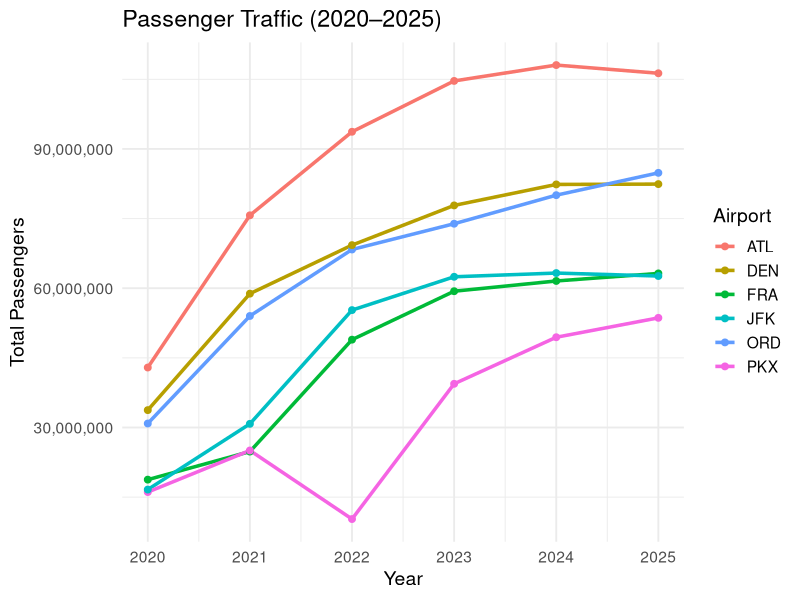
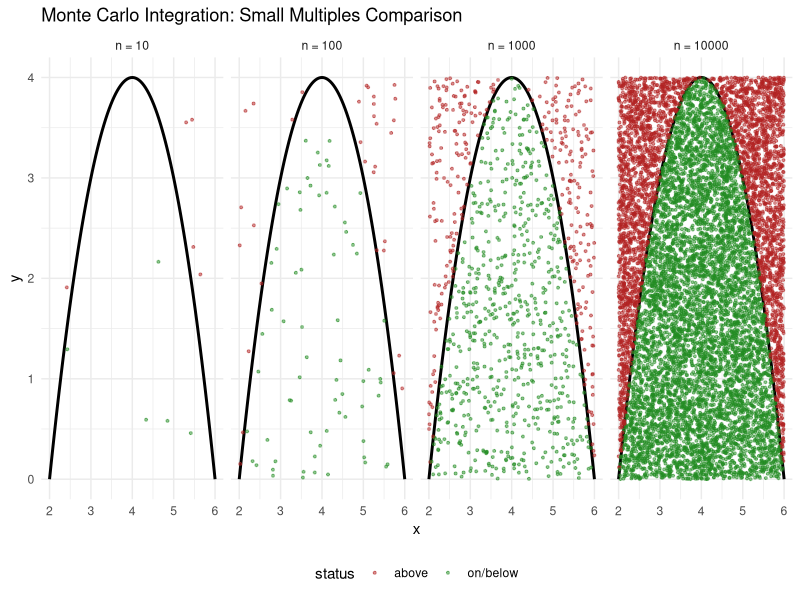
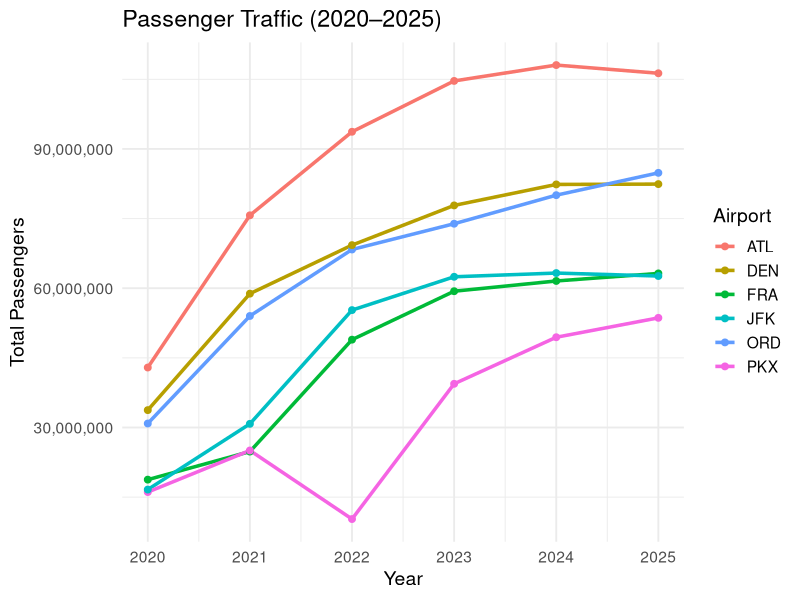
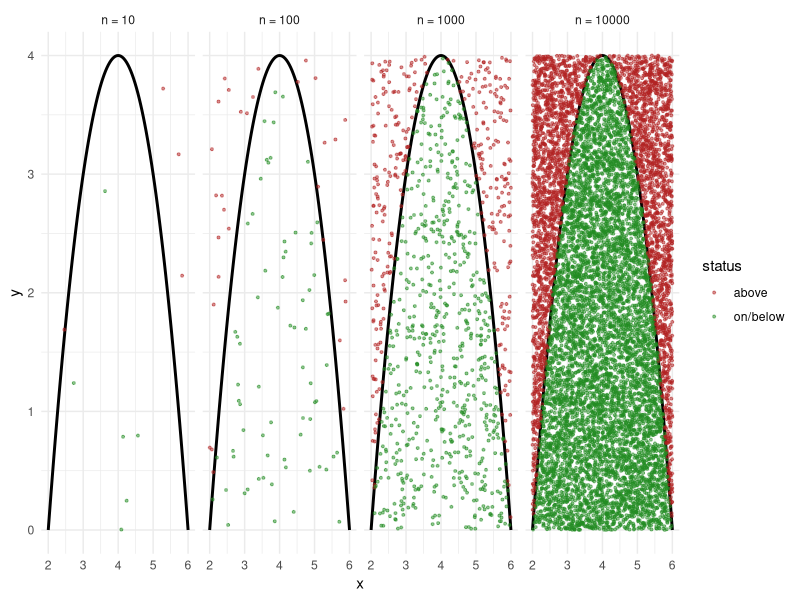

Reproduce these figures in R, in order.
## ---- chunk 1
library(tidyverse)
library(scales)

airports <- tribble(
  ~airport, ~year, ~passengers,
  "ATL", 2020, 42918685,
  "ATL", 2021, 75704760,
  "ATL", 2022, 93699630,
  "ATL", 2023, 104653451,
  "ATL", 2024, 108067766,
  "ATL", 2025, 106302208,
  "FRA", 2020, 18768601,
  "FRA", 2021, 24812849,
  "FRA", 2022, 48918482,
  "FRA", 2023, 59355389,
  "FRA", 2024, 61564957,
  "FRA", 2025, 63189666,
  "PKX", 2020, 16091449,
  "PKX", 2021, 25051012,
  "PKX", 2022, 10277623,
  "PKX", 2023, 39410776,
  "PKX", 2024, 49441029,
  "PKX", 2025, 53618949,
  "ORD", 2020, 30860251,
  "ORD", 2021, 54020399,
  "ORD", 2022, 68340619,
  "ORD", 2023, 73894226,
  "ORD", 2024, 80043050,
  "ORD", 2025, 84851825,
  "JFK", 2020, 16630642,
  "JFK", 2021, 30788322,
  "JFK", 2022, 55287693,
  "JFK", 2023, 62464331,
  "JFK", 2024, 63265984,
  "JFK", 2025, 62629455,
  "DEN", 2020, 33741129,
  "DEN", 2021, 58828552,
  "DEN", 2022, 69286461,
  "DEN", 2023, 77837917,
  "DEN", 2024, 82358744,
  "DEN", 2025, 82427962
)

table_data <- airports |>
  pivot_wider(names_from = year, values_from = passengers)
## ---- chunk 2
table_data
## ---- chunk 3
library(ggplot2)

ggplot(airports, aes(x = year, y = passengers, color = airport)) +
  geom_line(size = 1.2) +
  geom_point(size = 2) +
  scale_x_continuous(breaks = 2020:2025) +
  scale_y_continuous(labels = scales::comma) +
  labs(
    title = "Passenger Traffic (2020–2025)",
    x = "Year",
    y = "Total Passengers",
    color = "Airport"
  ) +
  theme_minimal(base_size = 14)
## ---- chunk 4
#| label: monte-carlo-multiples
#| fig-width: 10
#| fig-height: 4

library(tidyverse)

f_mc <- function(x) -(x - 4)^2 + 4

run_sim <- function(n) {
  tibble(
    x = runif(n, 2, 6),
    y = runif(n, 0, 4),
    n_label = paste0("n = ", n)
  ) |>
    mutate(status = ifelse(y <= f_mc(x), "on/below", "above"))
}

mc_results <- bind_rows(
  run_sim(10),
  run_sim(100),
  run_sim(1000),
  run_sim(10000)
)

ggplot() +
  geom_function(fun = f_mc, xlim = c(2, 6), color = "black", linewidth = 1) +
  geom_point(data = mc_results, aes(x, y, color = status), alpha = 0.5, size = 0.7) +
  facet_wrap(
    ~fct_relevel(n_label, "n = 10", "n = 100", "n = 1000", "n = 10000"),
    ncol = 4
  ) +
  scale_color_manual(values = c("above" = "firebrick", "on/below" = "forestgreen")) +
  labs(
    title = "Monte Carlo Integration: Small Multiples Comparison",
    x = "x",
    y = "y"
  ) +
  theme_minimal() +
  theme(legend.position = "bottom")
## ---- chunk 5
#| echo: true
#| warning: false
#| message: false


library(tidyverse)

airports <- tribble(
  ~airport, ~year, ~passengers,
  
  "ATL", 2020, 42918685,
  "ATL", 2021, 75704760,
  "ATL", 2022, 93699630,
  "ATL", 2023, 104653451,
  "ATL", 2024, 108067766,
  "ATL", 2025, 106302208,

  "FRA", 2020, 18768601,
  "FRA", 2021, 24812849,
  "FRA", 2022, 48918482,
  "FRA", 2023, 59355389,
  "FRA", 2024, 61564957,
  "FRA", 2025, 63189666,

  "PKX", 2020, 16091449,
  "PKX", 2021, 25051012,
  "PKX", 2022, 10277623,
  "PKX", 2023, 39410776,
  "PKX", 2024, 49441029,
  "PKX", 2025, 53618949,

  "ORD", 2020, 30860251,
  "ORD", 2021, 54020399,
  "ORD", 2022, 68340619,
  "ORD", 2023, 73894226,
  "ORD", 2024, 80043050,
  "ORD", 2025, 84851825,

  "JFK", 2020, 16630642,
  "JFK", 2021, 30788322,
  "JFK", 2022, 55287693,
  "JFK", 2023, 62464331,
  "JFK", 2024, 63265984,
  "JFK", 2025, 62629455,

  "DEN", 2020, 33741129,
  "DEN", 2021, 58828552,
  "DEN", 2022, 69286461,
  "DEN", 2023, 77837917,
  "DEN", 2024, 82358744,
  "DEN", 2025, 82427962
)

airports

table_data <- airports |>
  pivot_wider(
    names_from = year,
    values_from = passengers
  )

table_data


ggplot(airports, aes(x = year, y = passengers, color = airport)) +
  geom_line(linewidth = 1.2) +
  geom_point(size = 2) +
  scale_x_continuous(breaks = 2020:2025) +
  scale_y_continuous(labels = scales::comma) +
  labs(
    title = "Passenger Traffic (2020–2025)",
    x = "Year",
    y = "Total Passengers",
    color = "Airport"
  ) +
  theme_minimal(base_size = 14)

## ---- chunk 6
#| echo: true
#| warning: false
#| message: false


f_mc <- function(x) -(x - 4)^2 + 4

run_sim <- function(n) {
  tibble(
    x = runif(n, 2, 6),
    y = runif(n, 0, 4),
    n_label = paste0("n = ", n)
  ) |> 
    mutate(status = ifelse(y <= f_mc(x), "on/below", "above"))
}

mc_results <- bind_rows(run_sim(10), run_sim(100), run_sim(1000), run_sim(10000))

ggplot() +
  geom_function(fun = f_mc, xlim = c(2, 6), color = "black", linewidth = 1) +
  geom_point(data = mc_results, aes(x, y, color = status), alpha = 0.5, size = 0.7) +
  facet_wrap(~fct_relevel(n_label, "n = 10", "n = 100", "n = 1000"), ncol = 4) +
  scale_color_manual(values = c("above" = "firebrick", "on/below" = "forestgreen")) +
  theme_minimal()
